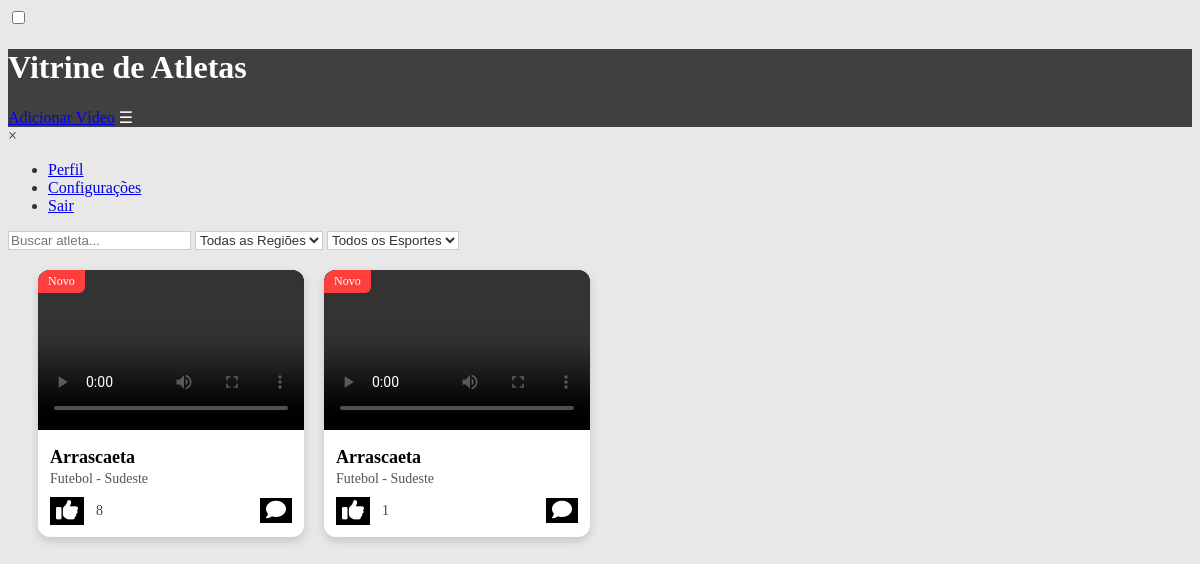
The app's page /paginaPrincipal/ with its own data.
### main/models.py (models this page shows, shortened)
class Video(models.Model):
    nome = models.CharField(max_length=100)
    esporte = models.CharField(max_length=50)
    regiao = models.CharField(max_length=50)
    descricao = models.TextField()
    arquivo = models.FileField(upload_to='videos/')
    criado_em = models.DateTimeField(auto_now_add=True)
    likes = models.IntegerField(default=0)

### main/views.py (the view)
# urls.py: path('paginaPrincipal/', views.paginaPrincipal, name='paginaPrincipal'),
def paginaPrincipal(request):
    videos = Video.objects.all().order_by('-likes')
    nome = request.GET.get("nome", "")
    esporte = request.GET.get("esporte", "")
    regiao = request.GET.get("regiao", "")
    if nome:
        videos = videos.filter(nome__icontains=nome)
    if esporte and esporte != "All":
        videos = videos.filter(esporte=esporte)
    if regiao and regiao != "All":
        videos = videos.filter(regiao=regiao)
    return render(request, 'main/paginaPrincipal.html', {
        "videos": videos,
        "nome": nome,
        "esporte": esporte,
        "regiao": regiao,
    })

### main/templates/main/paginaPrincipal.html (shortened to what this page needs)
{% load static %}
<!DOCTYPE html>
<html lang="pt-br">
<head>
<link rel="stylesheet" href="{% static 'css/paginaPrincipal.css' %}">
<link rel="stylesheet" href="{% static 'css/tema.css' %}">
<link rel="stylesheet" href="https://cdnjs.cloudflare.com/ajax/libs/font-awesome/6.5.1/css/all.min.css"/>
</head>
<body>
<input type="checkbox" id="menu-toggle">
<header>
    <h1>Vitrine de Atletas</h1>
    <div class="header-right">
        <a href="{% url 'AddVideo' %}" class="add-video-btn">Adicionar Vídeo</a>
        <label for="menu-toggle" class="menu-icon">&#9776;</label>
    </div>
</header>
<nav class="side-menu">
    <label for="menu-toggle" class="close-menu">×</label>
    <ul>
        <li><a href="{% url 'perfil' %}">Perfil</a></li>
        <li><a href="{% url 'configuracoes' %}">Configurações</a></li>
        <li><a href="{% url 'index' %}">Sair</a></li>
    </ul>
</nav>
<section class="filters">
    <form method="get" class="filter-form" id="form-filtros">
        <input type="text" name="nome" placeholder="Buscar atleta..." class="search-bar"
               value="{{ request.GET.nome }}" id="filtro-nome">
        <select name="regiao" id="filtro-regiao">
            <option value="All">Todas as Regiões</option>
        </select>
        <select name="esporte" id="filtro-esporte">
            <option value="All">Todos os Esportes</option>
        </select>
    </form>
</section>
<div class="container">
<section class="athlete-grid">
    {% for v in videos %}
    <div class="athlete-card">
        <span class="badge novo">Novo</span>
        <video controls class="video-player" onclick="event.stopPropagation();">
            <source src="{{ v.arquivo.url }}" type="video/mp4">
        </video>
        <div class="athlete-info"
             onclick="abrirCard('{{ v.id }}')">
            <h3>{{ v.nome }}</h3>
            <p>{{ v.esporte }} - {{ v.regiao }}</p>
            <div class="actions" onclick="event.stopPropagation();">
                <button class="like-btn {% if v.user_liked %}liked{% endif %}"
                        onclick="darLike({{ v.id }}, this)">
                    <i class="fa-solid fa-thumbs-up"></i>
                </button>
                <span class="like-count">{{ v.likes }}</span>
                <button class="chat-btn">
                    <i class="fa-solid fa-comment"></i>
                </button>
            </div>
        </div>
    </div>
    {% empty %}
        <p style="text-align:center;">Nenhum vídeo enviado ainda.</p>
    {% endfor %}
</section>
</div>
</body>
</html>

### main/static/css/paginaPrincipal.css (style rules this page uses)
.athlete-grid { display: grid; grid-template-columns: repeat(4, 1fr); gap: 20px; padding: 20px 30px; }
.athlete-card { background: var(--card-bg, #ffffff); color: var(--card-text, #000000); border-radius: 12px; box-shadow: 0 4px 10px rgba(0,0,0,0.15); overflow: hidden; width: 100%; height: auto; display: flex; flex-direction: column; position: relative; }
.badge.novo { position: absolute; background: #ff3e3e; color: white; padding: 4px 10px; font-size: 12px; border-radius: 0 0 6px 0; z-index: 5; }
.athlete-card video { width: 100%; height: 160px; object-fit: cover; background: #000; }
.athlete-info { padding: 12px; }
.athlete-info h3 { margin: 5px 0 3px; font-size: 18px; font-weight: 600; }
.athlete-info p { margin: 0 0 10px; font-size: 14px; color: #555; }
.actions { display: flex; align-items: center; gap: 12px; }
.like-btn { background: none; border: none; cursor: pointer; font-size: 22px; color: #666; transition: 0.2s ease; }
.like-count { font-size: 14px; color: #444; }
.chat-btn { background: none; border: none; cursor: pointer; font-size: 20px; margin-left: auto; color: #333; transition: 0.2s; }

### main/static/css/tema.css (style rules this page uses)
:root { --bg: #e8e8e8; --text: #333; --header-bg: #414040; --header-text: #ffffff; --card-bg: #ffffff; --input-bg: #ffffff; --input-text: #333; --border: #ccc; --button-bg: #000000; --button-bg-hover: #222222; --button-text: #ffffff; }
body { background: var(--bg); color: var(--text); }
header { background: var(--header-bg) !important; color: var(--header-text) !important; }
input, textarea, select { background: var(--input-bg) !important; color: var(--input-text) !important; border: 1px solid var(--border) !important; }
button, .btn { background: var(--button-bg) !important; color: var(--button-text) !important; }

### records on screen
Video: nome "Arrascaeta", esporte "Futebol", regiao "Sudeste", likes "8"
Video: nome "Arrascaeta", esporte "Futebol", regiao "Sudeste", likes "1"
